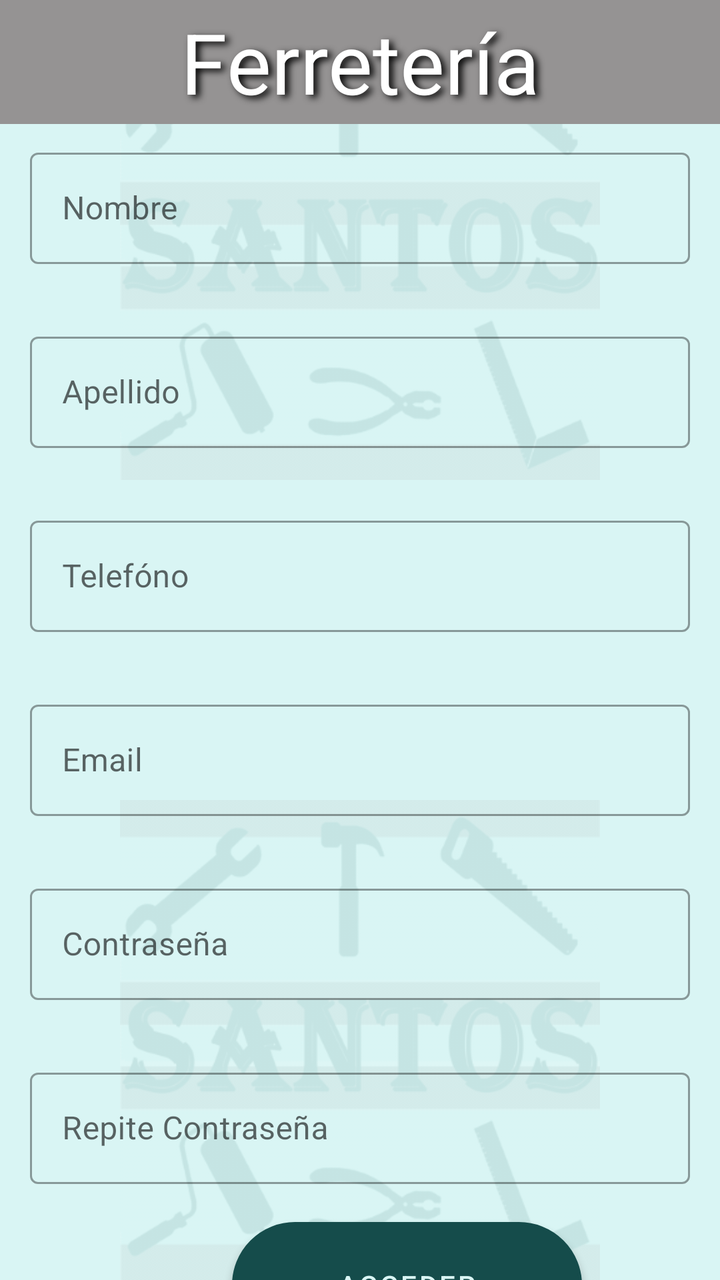
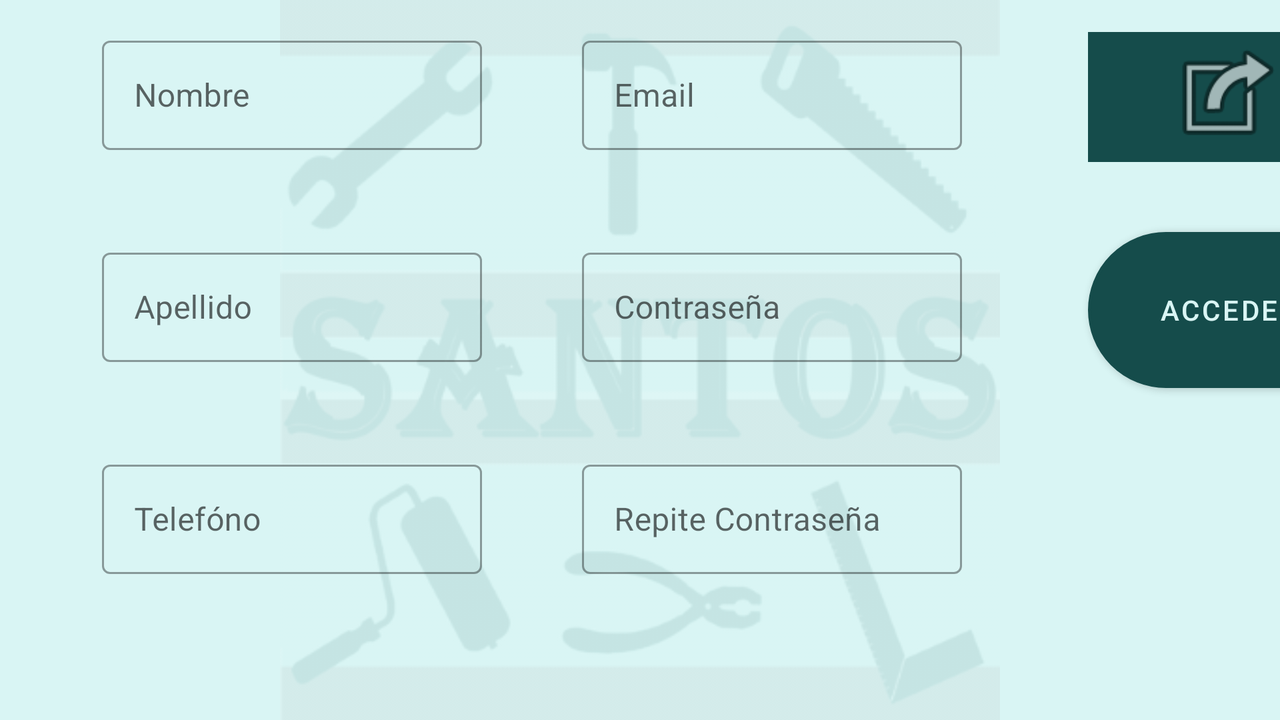

Two renders of one Android screen. The first uses the default layout on a phone; the second uses the alternative layout the repository ships for a different screen configuration, on a matching device. The two XML files are below.
<!-- AndroidManifest.xml: application theme Theme.Ferreteria -->
<!-- res/layout/activity_registro.xml -->
<?xml version="1.0" encoding="utf-8"?>
<androidx.constraintlayout.widget.ConstraintLayout xmlns:android="http://schemas.android.com/apk/res/android"
    xmlns:app="http://schemas.android.com/apk/res-auto"
    xmlns:tools="http://schemas.android.com/tools"
    android:layout_width="match_parent"
    android:layout_height="match_parent"
    android:background="@color/verdeClaro"
    android:orientation="vertical"
    tools:context=".Registro">


    <ImageView
        android:id="@+id/imageView2"
        android:layout_width="match_parent"
        android:layout_height="match_parent"
        android:layout_marginTop="400dp"
        android:alpha="0.1"
        app:layout_constraintTop_toTopOf="parent"
        app:srcCompat="@drawable/pantalla_inicio"
        tools:layout_editor_absoluteX="0dp" />


    <ImageView
        android:id="@+id/imageView3"
        android:layout_width="match_parent"
        android:layout_height="match_parent"
        android:layout_marginBottom="400dp"
        android:alpha="0.1"
        app:layout_constraintBottom_toBottomOf="parent"
        app:layout_constraintTop_toTopOf="parent"
        app:layout_constraintVertical_bias="0.0"
        app:srcCompat="@drawable/pantalla_inicio"
        tools:layout_editor_absoluteX="0dp" />


    <com.google.android.material.textfield.TextInputLayout
        android:id="@+id/textInputLayout"
        style="@style/Widget.MaterialComponents.TextInputLayout.OutlinedBox"
        android:layout_width="match_parent"
        android:layout_height="wrap_content"
        android:layout_marginTop="56dp"
        android:hint="Nombre"
        android:padding="15dp"
        app:layout_constraintTop_toTopOf="parent"
        tools:ignore="MissingConstraints"
        tools:layout_editor_absoluteX="0dp">

        <EditText
            android:id="@+id/reNombre"
            android:layout_width="match_parent"
            android:layout_height="wrap_content"
            android:inputType="textPersonName"
            android:maxLength="20"
            tools:layout_editor_absoluteX="10dp"
            tools:layout_editor_absoluteY="247dp" />

    </com.google.android.material.textfield.TextInputLayout>

    <com.google.android.material.textfield.TextInputLayout
        android:id="@+id/textInputLayout3"
        style="@style/Widget.MaterialComponents.TextInputLayout.OutlinedBox"
        android:layout_width="match_parent"
        android:layout_height="wrap_content"
        android:layout_marginTop="1dp"
        android:hint="Apellido"
        android:padding="15dp"
        app:layout_constraintTop_toBottomOf="@+id/textInputLayout"
        tools:ignore="MissingConstraints"
        tools:layout_editor_absoluteX="0dp">

        <EditText
            android:id="@+id/reApellidos"
            android:layout_width="match_parent"
            android:layout_height="wrap_content"
            android:inputType="textPersonName"
            android:maxLength="20" />
    </com.google.android.material.textfield.TextInputLayout>

    <com.google.android.material.textfield.TextInputLayout
        android:id="@+id/textInputLayout4"
        style="@style/Widget.MaterialComponents.TextInputLayout.OutlinedBox"
        android:layout_width="match_parent"
        android:layout_height="wrap_content"
        android:layout_marginTop="1dp"
        android:hint="Telefóno"
        android:padding="15dp"
        app:layout_constraintTop_toBottomOf="@+id/textInputLayout3"
        tools:ignore="MissingConstraints"
        tools:layout_editor_absoluteX="0dp">

        <EditText
            android:id="@+id/reTelefono"
            android:layout_width="match_parent"
            android:layout_height="wrap_content"
            android:digits="1234567890"
            android:ems="9"
            android:inputType="phone"
            android:maxLength="9" />
    </com.google.android.material.textfield.TextInputLayout>

    <com.google.android.material.textfield.TextInputLayout
        android:id="@+id/textInputLayout7"
        style="@style/Widget.MaterialComponents.TextInputLayout.OutlinedBox"
        android:layout_width="match_parent"
        android:layout_height="wrap_content"
        android:layout_marginTop="1dp"
        android:hint="Contraseña"
        android:padding="15dp"
        app:layout_constraintTop_toBottomOf="@+id/textInputLayout6"
        tools:ignore="MissingConstraints"
        tools:layout_editor_absoluteX="0dp">

        <EditText
            android:id="@+id/reContrasema"
            android:layout_width="match_parent"
            android:layout_height="wrap_content"
            android:inputType="numberPassword" />
    </com.google.android.material.textfield.TextInputLayout>

    <com.google.android.material.textfield.TextInputLayout
        android:id="@+id/textInputLayout6"
        style="@style/Widget.MaterialComponents.TextInputLayout.OutlinedBox"
        android:layout_width="match_parent"
        android:layout_height="wrap_content"
        android:layout_marginTop="1dp"
        android:hint="Email"
        android:padding="15dp"
        app:layout_constraintTop_toBottomOf="@+id/textInputLayout4"
        tools:ignore="MissingConstraints"
        tools:layout_editor_absoluteX="0dp">

        <EditText
            android:id="@+id/reEmail"
            android:layout_width="match_parent"
            android:layout_height="wrap_content"
            android:inputType="textEmailAddress" />
    </com.google.android.material.textfield.TextInputLayout>

    <com.google.android.material.textfield.TextInputLayout
        android:id="@+id/textInputLayout9"
        style="@style/Widget.MaterialComponents.TextInputLayout.OutlinedBox"
        android:layout_width="match_parent"
        android:layout_height="wrap_content"
        android:layout_marginTop="1dp"
        android:hint="Repite Contraseña"
        android:padding="15dp"
        app:layout_constraintTop_toBottomOf="@+id/textInputLayout7"
        tools:ignore="MissingConstraints"
        tools:layout_editor_absoluteX="0dp">

        <EditText
            android:id="@+id/reContrasema2"
            android:layout_width="match_parent"
            android:layout_height="wrap_content"
            android:inputType="numberPassword" />
    </com.google.android.material.textfield.TextInputLayout>


    <Button
        android:id="@+id/reRegistro"
        android:layout_width="175dp"
        android:layout_height="63dp"
        android:layout_marginStart="116dp"
        android:layout_marginTop="4dp"
        android:background="@drawable/boton_pulsar"
        android:text="Acceder"
        android:textColor="@drawable/boton_texto"
        app:layout_constraintStart_toStartOf="parent"
        app:layout_constraintTop_toBottomOf="@+id/textInputLayout9" />

    <TextView
        android:id="@+id/textView"
        android:layout_width="match_parent"
        android:layout_height="62dp"
        style="@style/Titulo"
        app:layout_constraintEnd_toEndOf="parent"
        app:layout_constraintTop_toTopOf="parent" />


    <ImageView
        android:id="@+id/reVolver"
        android:layout_width="54dp"
        android:layout_height="47dp"
        android:layout_marginStart="10dp"
        android:layout_marginTop="10dp"
        app:layout_constraintStart_toStartOf="parent"
        app:layout_constraintTop_toTopOf="parent"
        app:srcCompat="@drawable/ic_volver" />


</androidx.constraintlayout.widget.ConstraintLayout>
<!-- resources referenced by this layout -->
<resources>
  <color name="verdeClaro">#d9f5f4</color>
  <!-- drawable boton_pulsar (drawable) -->
  <?xml version="1.0" encoding="utf-8"?>
  <ripple xmlns:android="http://schemas.android.com/apk/res/android"
      android:color="@color/verdeClaro">
  <item android:drawable="@drawable/boton_ripple"/>
  </ripple>
  <!-- drawable boton_texto (drawable) -->
  <?xml version="1.0" encoding="utf-8"?>
  <selector xmlns:android="http://schemas.android.com/apk/res/android">
      <item android:color="@color/verdeOsculo" android:state_pressed="true"></item>
      <item android:color="@color/verdeClaro" android:state_pressed="false"></item>
  </selector>
  <!-- drawable pantalla_inicio (drawable) -->
  <?xml version="1.0" encoding="utf-8"?>
  <layer-list xmlns:android="http://schemas.android.com/apk/res/android">
  <item android:drawable="@color/verdeClaro">
  </item>
     <item>
         <bitmap android:gravity="start"
             android:src="@mipmap/pantalla"/>
     </item>
  </layer-list>
  <style name="Titulo" parent="Theme.Ferreteria">
      <item name="android:background">@color/gris</item>
      <item name="android:gravity">center</item>
      <item name="android:text">@string/app_name</item>
      <item name="android:shadowColor">@color/black</item>
      <item name="android:textSize">42dp</item>
      <item name="android:shadowDx">6</item>
      <item name="android:shadowDy">4</item>
      <item name="android:shadowRadius">8</item>
      <item name="android:textColor">@color/white</item>
  </style>
  <style name="Theme.Ferreteria" parent="Theme.MaterialComponents.DayNight.DarkActionBar">
          
          <item name="colorPrimary">@color/verdeOsculo</item>
          <item name="colorPrimaryDark">@color/gris</item>
          <item name="colorOnPrimary">@color/verdeClaro</item>
          <item name="colorPrimaryVariant">@color/black</item>
  
          
          <item name="colorSecondary">@color/verdeClaro</item>
          <item name="colorSecondaryVariant">@color/verdeOsculo</item>
          <item name="colorOnSecondary">@color/black</item>
  
          <item name="android:statusBarColor" tools:targetApi="l">?attr/colorPrimaryVariant</item>
          
          <item name="toolbarStyle">@style/Widget.MaterialComponents.Toolbar.PrimarySurface</item>
      </style>
  <!-- drawable boton_ripple (drawable) -->
  <?xml version="1.0" encoding="utf-8"?>
  <shape xmlns:android="http://schemas.android.com/apk/res/android">
      <corners android:radius="140dp"/>
    <stroke android:color="@color/white"
        android:width="5px"/>
      <solid android:color="@color/white"/>
  </shape>
  <color name="verdeOsculo">#154c4b</color>
  <color name="gris">#959393</color>
  <string name="app_name">Ferretería</string>
  <color name="black">#FF000000</color>
  <color name="white">#FFFFFFFF</color>
</resources>
<!-- res/layout-land/activity_registro.xml (the repository's variant of the layout above) -->
<!-- drawn on the phone turned sideways -->
<?xml version="1.0" encoding="utf-8"?>
<androidx.constraintlayout.widget.ConstraintLayout xmlns:android="http://schemas.android.com/apk/res/android"
    xmlns:app="http://schemas.android.com/apk/res-auto"
    xmlns:tools="http://schemas.android.com/tools"
    android:layout_width="match_parent"
    android:layout_height="match_parent"
    android:background="@color/verdeClaro"
    android:orientation="vertical"
    tools:context=".Registro">

    <ImageView
        android:id="@+id/imageView2"
        android:layout_width="match_parent"
        android:layout_height="match_parent"
        android:alpha="0.1"
        app:srcCompat="@drawable/pantalla_inicio"
        tools:layout_editor_absoluteX="0dp"
        tools:layout_editor_absoluteY="360dp" />

    <ImageView
        android:id="@+id/imageView3"
        android:layout_width="match_parent"
        android:layout_height="match_parent"
        android:layout_marginBottom="400dp"
        android:alpha="0.1"
        app:layout_constraintBottom_toBottomOf="parent"
        app:layout_constraintTop_toTopOf="parent"
        app:layout_constraintVertical_bias="0.0"
        app:srcCompat="@drawable/pantalla_inicio"
        tools:layout_editor_absoluteX="0dp" />


    <com.google.android.material.textfield.TextInputLayout
        android:id="@+id/textInputLayout"
        style="@style/Widget.MaterialComponents.TextInputLayout.OutlinedBox"
        android:layout_width="220dp"
        android:layout_height="90dp"
        android:layout_marginStart="36dp"
        android:layout_marginTop="12dp"
        android:hint="Nombre"
        android:padding="15dp"
        app:layout_constraintStart_toStartOf="parent"
        app:layout_constraintTop_toBottomOf="@+id/textView"
        tools:ignore="MissingConstraints">

        <EditText
            android:id="@+id/reNombre"
            android:layout_width="match_parent"
            android:layout_height="wrap_content"
            android:inputType="textPersonName"
            android:maxLength="20"
            tools:layout_editor_absoluteX="10dp"
            tools:layout_editor_absoluteY="247dp" />

    </com.google.android.material.textfield.TextInputLayout>

    <com.google.android.material.textfield.TextInputLayout
        android:id="@+id/textInputLayout3"
        style="@style/Widget.MaterialComponents.TextInputLayout.OutlinedBox"
        android:layout_width="220dp"
        android:layout_height="90dp"
        android:layout_marginStart="36dp"
        android:layout_marginTop="16dp"
        android:hint="Apellido"
        android:padding="15dp"
        app:layout_constraintStart_toStartOf="parent"
        app:layout_constraintTop_toBottomOf="@+id/textInputLayout"
        tools:ignore="MissingConstraints">

        <EditText
            android:id="@+id/reApellidos"
            android:layout_width="match_parent"
            android:layout_height="wrap_content"
            android:inputType="textPersonName"
            android:maxLength="20" />
    </com.google.android.material.textfield.TextInputLayout>

    <com.google.android.material.textfield.TextInputLayout
        android:id="@+id/textInputLayout4"
        style="@style/Widget.MaterialComponents.TextInputLayout.OutlinedBox"
        android:layout_width="220dp"
        android:layout_height="90dp"
        android:layout_marginStart="36dp"
        android:layout_marginTop="16dp"
        android:hint="Telefóno"
        android:padding="15dp"
        app:layout_constraintStart_toStartOf="parent"
        app:layout_constraintTop_toBottomOf="@+id/textInputLayout3"
        tools:ignore="MissingConstraints">

        <EditText
            android:id="@+id/reTelefono"
            android:layout_width="match_parent"
            android:layout_height="wrap_content"
            android:digits="1234567890"
            android:ems="9"
            android:inputType="phone"
            android:maxLength="9" />
    </com.google.android.material.textfield.TextInputLayout>

    <com.google.android.material.textfield.TextInputLayout
        android:id="@+id/textInputLayout7"
        style="@style/Widget.MaterialComponents.TextInputLayout.OutlinedBox"
        android:layout_width="220dp"
        android:layout_height="90dp"
        android:layout_marginStart="20dp"
        android:layout_marginTop="16dp"
        android:hint="Contraseña"
        android:padding="15dp"
        app:layout_constraintStart_toEndOf="@+id/textInputLayout3"
        app:layout_constraintTop_toBottomOf="@+id/textInputLayout6"
        tools:ignore="MissingConstraints">

        <EditText
            android:id="@+id/reContrasema"
            android:layout_width="match_parent"
            android:layout_height="wrap_content"
            android:inputType="numberPassword" />
    </com.google.android.material.textfield.TextInputLayout>

    <com.google.android.material.textfield.TextInputLayout
        android:id="@+id/textInputLayout6"
        style="@style/Widget.MaterialComponents.TextInputLayout.OutlinedBox"
        android:layout_width="220dp"
        android:layout_height="90dp"
        android:layout_marginStart="20dp"
        android:layout_marginTop="12dp"
        android:hint="Email"
        android:padding="15dp"
        app:layout_constraintStart_toEndOf="@+id/textInputLayout"
        app:layout_constraintTop_toBottomOf="@+id/textView"
        tools:ignore="MissingConstraints">

        <EditText
            android:id="@+id/reEmail"
            android:layout_width="match_parent"
            android:layout_height="wrap_content"
            android:inputType="textEmailAddress" />
    </com.google.android.material.textfield.TextInputLayout>

    <com.google.android.material.textfield.TextInputLayout
        android:id="@+id/textInputLayout9"
        style="@style/Widget.MaterialComponents.TextInputLayout.OutlinedBox"
        android:layout_width="220dp"
        android:layout_height="90dp"
        android:layout_marginStart="20dp"
        android:layout_marginTop="16dp"
        android:hint="Repite Contraseña"
        android:padding="15dp"
        app:layout_constraintStart_toEndOf="@+id/textInputLayout4"
        app:layout_constraintTop_toBottomOf="@+id/textInputLayout7"
        tools:ignore="MissingConstraints">

        <EditText
            android:id="@+id/reContrasema2"
            android:layout_width="match_parent"
            android:layout_height="wrap_content"
            android:inputType="numberPassword" />
    </com.google.android.material.textfield.TextInputLayout>


    <Button
        android:id="@+id/reRegistro"
        android:background="@drawable/boton_pulsar"
        android:textColor="@drawable/boton_texto"
        android:layout_width="141dp"
        android:layout_height="78dp"
        android:layout_marginStart="48dp"
        android:layout_marginTop="116dp"
        android:text="Acceder"
        app:layout_constraintStart_toEndOf="@+id/textInputLayout7"
        app:layout_constraintTop_toTopOf="parent" />


    <ImageView
        android:id="@+id/reVolver"
        android:layout_width="139dp"
        android:layout_height="65dp"
        android:layout_marginStart="48dp"
        android:layout_marginTop="16dp"
        android:background="@color/verdeOsculo"
        app:layout_constraintStart_toEndOf="@+id/textInputLayout6"
        app:layout_constraintTop_toTopOf="parent"
        app:srcCompat="@android:drawable/ic_menu_set_as" />


</androidx.constraintlayout.widget.ConstraintLayout>
<!-- resources referenced by the variant -->
<!-- as the phone turned sideways resolves them -->
<resources>
  <color name="verdeClaro">#d9f5f4</color>
  <color name="verdeOsculo">#154c4b</color>
  <!-- drawable boton_pulsar (drawable) -->
  <?xml version="1.0" encoding="utf-8"?>
  <ripple xmlns:android="http://schemas.android.com/apk/res/android"
      android:color="@color/verdeClaro">
  <item android:drawable="@drawable/boton_ripple"/>
  </ripple>
  <!-- drawable boton_texto (drawable) -->
  <?xml version="1.0" encoding="utf-8"?>
  <selector xmlns:android="http://schemas.android.com/apk/res/android">
      <item android:color="@color/verdeOsculo" android:state_pressed="true"></item>
      <item android:color="@color/verdeClaro" android:state_pressed="false"></item>
  </selector>
  <!-- drawable pantalla_inicio (drawable) -->
  <?xml version="1.0" encoding="utf-8"?>
  <layer-list xmlns:android="http://schemas.android.com/apk/res/android">
  <item android:drawable="@color/verdeClaro">
  </item>
     <item>
         <bitmap android:gravity="start"
             android:src="@mipmap/pantalla"/>
     </item>
  </layer-list>
  <style name="Theme.Ferreteria" parent="Theme.MaterialComponents.DayNight.DarkActionBar">
          
          <item name="colorPrimary">@color/verdeOsculo</item>
          <item name="colorPrimaryDark">@color/gris</item>
          <item name="colorOnPrimary">@color/verdeClaro</item>
          <item name="colorPrimaryVariant">@color/black</item>
  
          
          <item name="colorSecondary">@color/verdeClaro</item>
          <item name="colorSecondaryVariant">@color/verdeOsculo</item>
          <item name="colorOnSecondary">@color/black</item>
  
          <item name="android:statusBarColor" tools:targetApi="l">?attr/colorPrimaryVariant</item>
          
          <item name="toolbarStyle">@style/Widget.MaterialComponents.Toolbar.PrimarySurface</item>
      </style>
  <!-- drawable boton_ripple (drawable) -->
  <?xml version="1.0" encoding="utf-8"?>
  <shape xmlns:android="http://schemas.android.com/apk/res/android">
      <corners android:radius="140dp"/>
    <stroke android:color="@color/white"
        android:width="5px"/>
      <solid android:color="@color/white"/>
  </shape>
  <color name="gris">#959393</color>
  <color name="black">#FF000000</color>
  <color name="white">#FFFFFFFF</color>
</resources>
